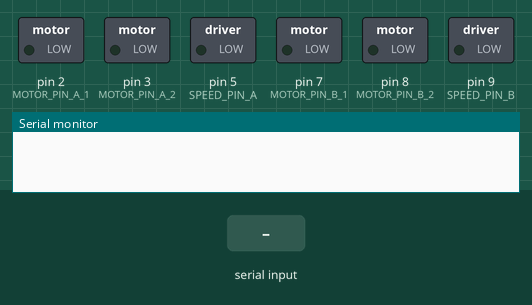
Simulated run of this sketch. Board: Arduino Uno, built with avr-gcc and run on an emulated ATmega328P. Shown: switched loads named in the sketch (green lamp = pin HIGH), the last lines printed to the serial monitor. The test bench sets the inputs (shaded band).

Above: at 1.2 s.
1.3 s: "F" received over the second serial link
At 2.3 s:
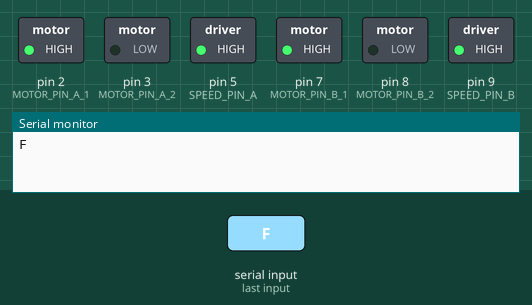
2.8 s: "B" received over the second serial link
At 3.5 s:
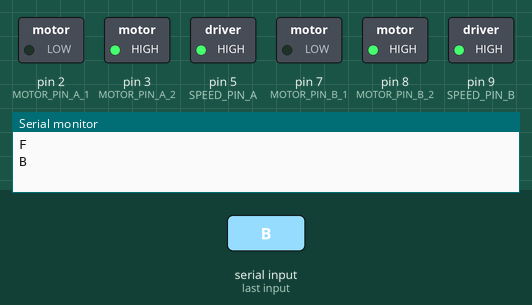
4.3 s: "S" received over the second serial link
At 4.6 s:
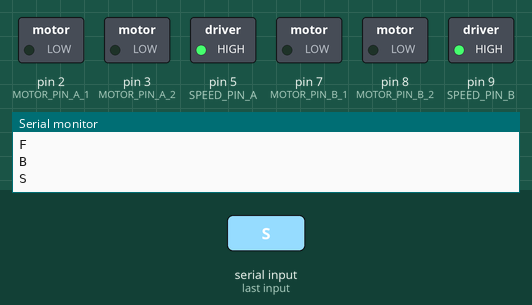
5.8 s: "L" received over the second serial link
At 7.0 s:
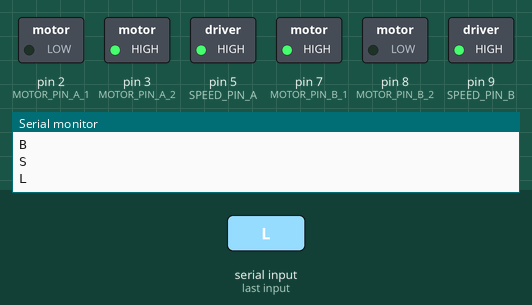
7.3 s: "R" received over the second serial link
At 8.1 s:
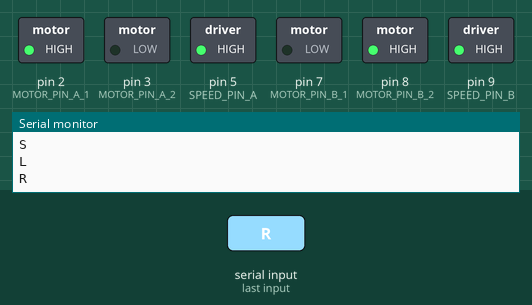
Timing chart, 0 to 9.8 s (numbered marks = the images above; inputs shaded):
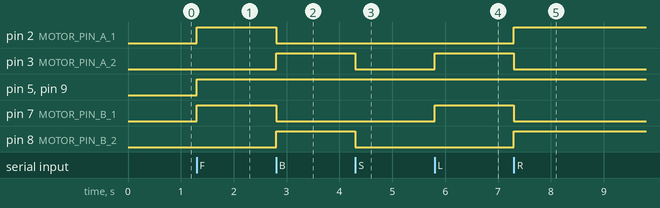

The sketch:

SeaTrashCollector.ino
```cpp
#define MOTOR_PIN_A_1 2
#define MOTOR_PIN_A_2 3
#define SPEED_PIN_A 5
#define MOTOR_PIN_B_1 7
#define MOTOR_PIN_B_2 8
#define SPEED_PIN_B 9
#include <SoftwareSerial.h>

// Define Bluetooth communication pins
SoftwareSerial bluetooth(0, 1); // RX, TX
short motorSpeed = 255;

void setup() {
  pinMode(MOTOR_PIN_A_1, OUTPUT);
  pinMode(MOTOR_PIN_A_2, OUTPUT);
  pinMode(SPEED_PIN_A, OUTPUT);
  pinMode(MOTOR_PIN_B_1, OUTPUT);
  pinMode(MOTOR_PIN_B_2, OUTPUT);
  pinMode(SPEED_PIN_B, OUTPUT);

  Serial.begin(9600);
  bluetooth.begin(9600);
}

// MOTOR A

void moveMotorAForward() {
  digitalWrite(MOTOR_PIN_A_1, HIGH);
  digitalWrite(MOTOR_PIN_A_2, LOW);
  analogWrite(SPEED_PIN_A, motorSpeed);
}

void moveMotorABackwards() {
  digitalWrite(MOTOR_PIN_A_1, LOW);
  digitalWrite(MOTOR_PIN_A_2, HIGH);
  analogWrite(SPEED_PIN_A, motorSpeed);
}

void stopMotorA() {
  digitalWrite(MOTOR_PIN_A_1, LOW);
  digitalWrite(MOTOR_PIN_A_2, LOW);
  analogWrite(SPEED_PIN_A, motorSpeed);
}

// MOTOR B

void moveMotorBForward() {
  digitalWrite(MOTOR_PIN_B_1, HIGH);
  digitalWrite(MOTOR_PIN_B_2, LOW);
  analogWrite(SPEED_PIN_B, motorSpeed);
}

void moveMotorBBackwards() {
  digitalWrite(MOTOR_PIN_B_1, LOW);
  digitalWrite(MOTOR_PIN_B_2, HIGH);
  analogWrite(SPEED_PIN_B, motorSpeed);
}

void stopMotorB() {
  digitalWrite(MOTOR_PIN_B_1, LOW);
  digitalWrite(MOTOR_PIN_B_2, LOW);
  analogWrite(SPEED_PIN_B, motorSpeed);
}

// MOTOR A and B

void moveLeft() {
  moveMotorABackwards();
  moveMotorBForward();
}

void moveRight() {
  moveMotorBBackwards();
  moveMotorAForward();
}

void moveForward() {
  moveMotorAForward();
  moveMotorBForward();
}

void moveBackwards() {
  moveMotorABackwards();
  moveMotorBBackwards();
}

void stopMotors() {
  stopMotorA();
  stopMotorB();
}

void setMotorSpeed(short speed) {
  motorSpeed = speed;
}

void loop() {
  if (bluetooth.available()) {
    char data = bluetooth.read();
    Serial.println(data);

    switch (data) {
      case 'F':
        moveForward();
        break;
      case 'B':
        moveBackwards();
        break;
      case 'S':
        stopMotors();
        break;
      case 'L':
        moveLeft();
        break;
      case 'R':
        moveRight();
        break;
      default:
        break;
    }
  }
}
```

Measured:
- after the input at 1.3 s, pin 2 (MOTOR_PIN_A_1), pin 5 (SPEED_PIN_A), pin 7 (MOTOR_PIN_B_1), pin 9 (SPEED_PIN_B): LOW → HIGH at once
- after the input at 2.8 s, pin 2 (MOTOR_PIN_A_1), pin 7 (MOTOR_PIN_B_1): HIGH → LOW at once; pin 3 (MOTOR_PIN_A_2), pin 8 (MOTOR_PIN_B_2): LOW → HIGH at once
- after the input at 4.3 s, pin 3 (MOTOR_PIN_A_2), pin 8 (MOTOR_PIN_B_2): HIGH → LOW at once
- after the input at 5.8 s, pin 3 (MOTOR_PIN_A_2), pin 7 (MOTOR_PIN_B_1): LOW → HIGH at once
- after the input at 7.3 s, pin 2 (MOTOR_PIN_A_1), pin 8 (MOTOR_PIN_B_2): LOW → HIGH at once; pin 3 (MOTOR_PIN_A_2), pin 7 (MOTOR_PIN_B_1): HIGH → LOW at once
